Frame 1 (no input): blank canvas, image omitted
Frame 60 (no input): blank canvas, image omitted
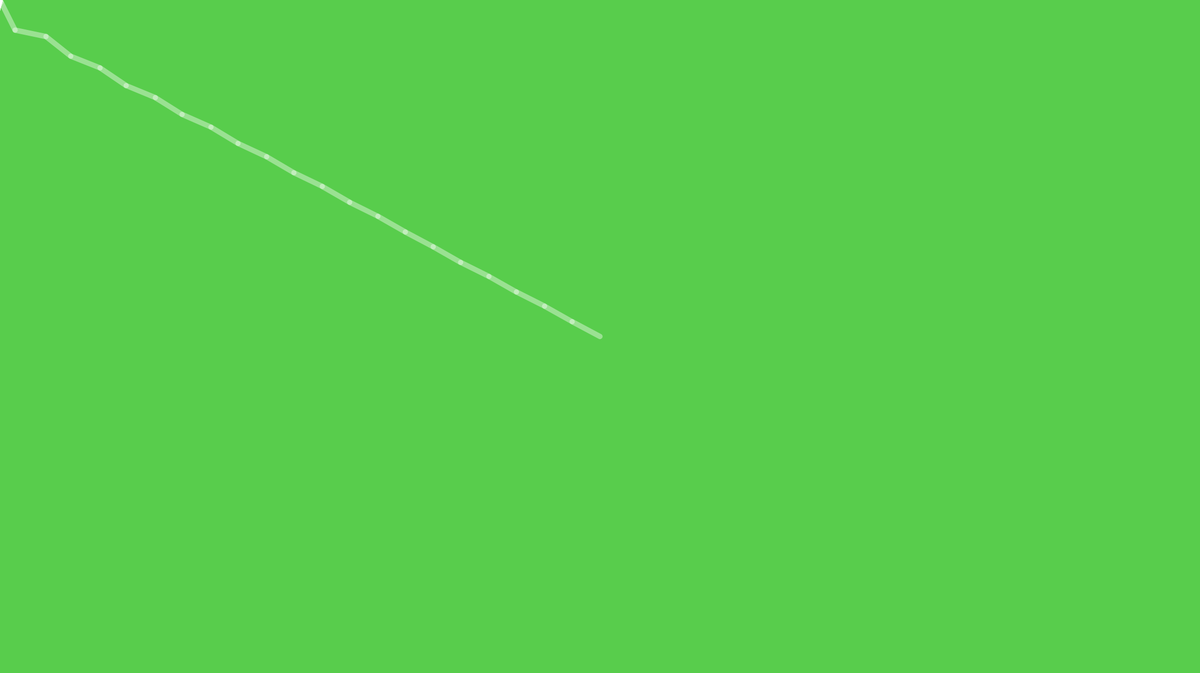
Frame 120 (the mouse pressed at the canvas centre since frame 60)

The p5.js sketch whose frames 1 and 60 were blank and that drew this single picture after the mouse press (run headless with seeded random() and noise() and a simulated clock; from frame 60 on, the mouse is pressed at the canvas centre):

// p5.js sketch
// ── sketch.js
//create 3 variables
var r, g, b; 
var stageColor = "#fcc5f2";
let x = [],
  y = [],
  segNum = 50,
  segLength = 60;

for (let i = 0; i < segNum; i++) {
  x[i] = 0;
  y[i] = 0;
}

function setup() {
  createCanvas(2280, 1280);
  strokeWeight(10);
  stroke(355, 100);
    //initialize the variables to a random number
    r = random(255);
    g = random(255);
    b = random(255);         
}

function draw() {
  background(stageColor);
background(r, g, b);
  dragSegment(0, mouseX, mouseY);
  for (let i = 0; i < x.length - 1; i++) {
    dragSegment(i + 1, x[i], y[i]);
  }
}

function dragSegment(i, xin, yin) {
  const dx = xin - x[i];
  const dy = yin - y[i];
  const angle = atan2(dy, dx);
  x[i] = xin - cos(angle) * segLength;
  y[i] = yin - sin(angle) * segLength;
  segment(x[i], y[i], angle);
}

function segment(x, y, a) {
  push();
  translate(x, y);
  rotate(a);
  line(0, 0, segLength, 0);
  pop();
}

function mousePressed(){
    //reset the value of the variables
    r = random(255);
    g = random(255);
    b = random(255); 
}




// ── stageColor.html
<!DOCTYPE html>
<html lang="en">
  <head>
    <meta charset="utf-8">
    <meta name="viewport" content="width=device-width, initial-scale=1.0">
    <title>p5.js example</title>
    <style> 
        body {padding: 0; margin: 0;} 
      </style>
    <script src="p5.min.js"></script>
    <script src="stageColor.js"></script>
  </head>
  <body>
  </body>
</html>

// ── stageColor.js
//create variable to store color of canvas
var stageColor;

function setup() {
 	createCanvas(300, 300);
    //initiliaze variable
    stageColor = "#FF0000"       
}

function draw() {
    //set background to value of variable
    background(stageColor);
}

function mousePressed(){
    //if stage color is red 
    if (stageColor === "#FF0000"){
        //set it to blue
        stageColor = "#0000FF";  
    } else {
        //else set it to red
        stageColor = "#FF0000";
    }
     //the console can check the value of a variable 
    //console.log(stageColor);
}
